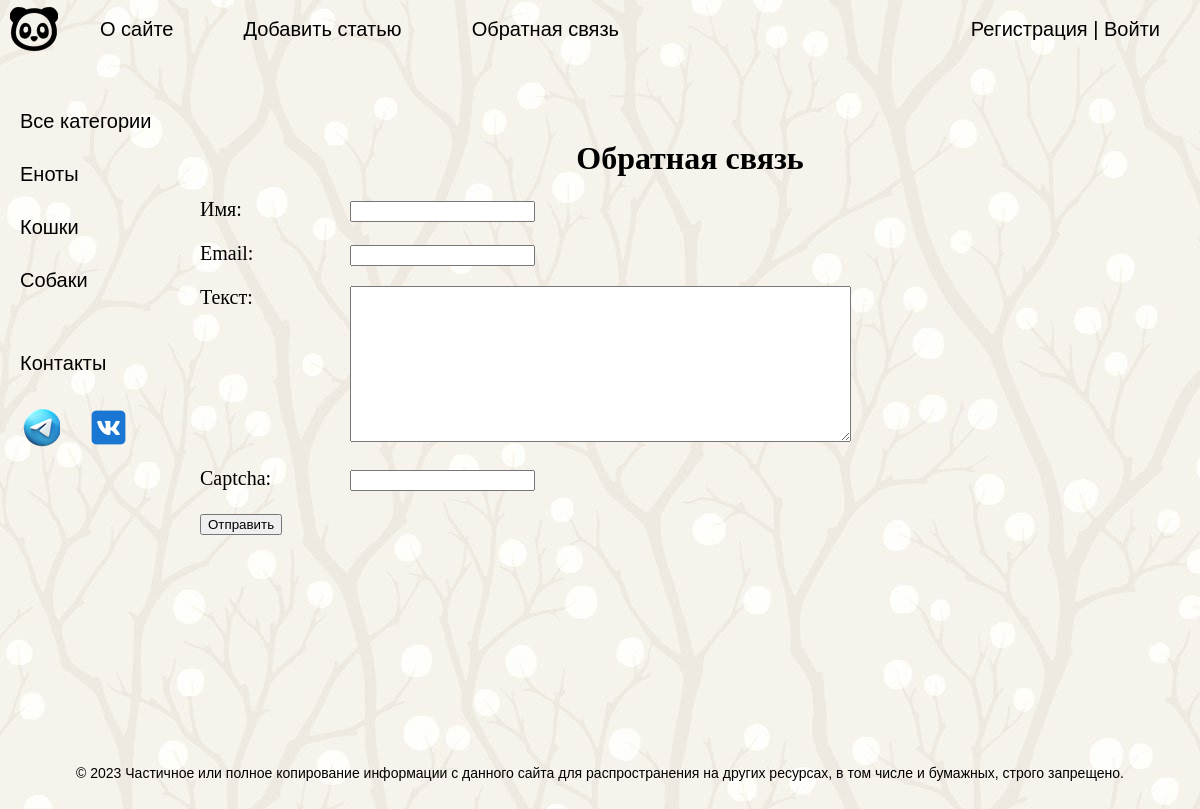
Page /contact/ on the committed database.
### animals/models.py (models this page shows, shortened)
class Category(models.Model):
    name = models.CharField(max_length=100, db_index=True, verbose_name='Категория')
    slug = models.SlugField(max_length=255, unique=True, db_index=True, verbose_name='URL')
    def get_absolute_url(self):
        return reverse('category', kwargs={'cat_slug': self.slug})
    class Meta:
        verbose_name = 'Категория'
        verbose_name_plural = 'Категории'
        ordering = ['id']

### animals/views.py (the view, shortened to what this page needs)
# urls.py: path('contact/', ContactFormView.as_view(), name='contact'),
class ContactFormView(DataMixin, FormView):
    form_class = ContactForm
    template_name = 'animals/contact.html'
    success_url = reverse_lazy('home')
    def get_context_data(self, *, object_list=None, **kwargs):
        context = super().get_context_data(**kwargs)
        c_def = self.get_user_context(title="Обратная связь")
        return dict(list(context.items()) + list(c_def.items()))

### animals/forms.py
class ContactForm(forms.Form):
    name = forms.CharField(label='Имя', max_length=255)
    email = forms.EmailField(label='Email')
    content = forms.CharField(widget=forms.Textarea(attrs={'cols': 60, 'rows': 10}), label='Текст')
    captcha = CaptchaField()

### animals/utils.py (called while the page is built)
    def get_user_context(self, **kwargs):
        context = kwargs
        cats = cache.get('cats')
        if not cats:
            cats = Category.objects.annotate(Count('animals'))
            cache.set('cats', cats, 60)
        context['menu'] = menu
        context['cats'] = cats
        return context

### animals/templates/animals/contact.html (shortened to what this page needs)
{% extends 'animals/base.html' %}
{% block content %}
<center><h1>{{title}}</h1></center>
<form method="post">
{% for f in form %}
<p><label class="form-label" for="{{ f.id_for_label }}">{{f.label}}: </label>{{ f }}</p>
{% endfor %}
    <button type="submit">Отправить</button>
</form>
<p>{% endblock %}

### animals/templates/animals/base.html (shortened to what this page needs)
{% load static %}
{% load animals_tags %}
<!DOCTYPE html>
<html>
<head>
	<link type="text/css" href="{% static 'animals/css/styles.css' %}" rel="stylesheet" />
</head>
<body>
<table class="table-page" border=0 cellpadding="0" cellspacing="0">
<tr><td valign=top>
{% block mainmenu %}
		<div class="d-flex flex-column flex-md-row align-items-center pb-3 mb-4 border-bottom">
			<ul id="mainmenu" class="mainmenu">
			<li class="logo"><a href="{% url 'home' %}"><div class="logo"></div></a></li>
{% for m in menu %}
			<li><a href="{% url m.url_name %}">{{m.title}}</a></li>
{% endfor %}
			{% if request.user.is_authenticated %}
			<li class="last"> {{user.username}} | <a href="{% url 'logout' %}">Выйти</a></li>
			{% else %}
			<li class="last"><a href="{% url 'register' %}">Регистрация</a> | <a href="{% url 'login' %}">Войти</a></li>
			{% endif %}
			</ul>
		</div>
{% endblock mainmenu %}
<table class="table-content" border=0 cellpadding="0" cellspacing="0">
<tr>
	<td valign="top" class="left-chapters">
	<ul id="leftchapters">
{% if cat_selected == 0 %}
		<li class="selected">Все категории</li>
{% else %}
		<li><a href="{% url 'сategory' %}">Все категории</a></li>
{% endif %}
{% for c in cats %}
{% if c.animals__count > 0 %}
		{% if c.pk == cat_selected %}
			<li class="selected">{{c.name}}</li>
		{% else %}
			<li><a href="{{ c.get_absolute_url }}">{{c.name}}</a></li>
		{% endif %}
{% endif %}
{% endfor %}
		<li class="share">
		<p>Контакты</p>
		<a class="tele" href="https://t.me/Doctor_O_o" target="_blank" rel="nofollow"></a>
		<a class="vk" href="https://vk.com/golyakin.vlad" target="_blank" rel="nofollow"></a>
		</li>
	</ul>
</td>
<td valign="top" class="content">
	<div class="content-text">
{% block content %}
{% endblock %}
	</div>
</td></tr></table>
</td></tr>
<tr><td valign=top>
	<div id="footer">
		<p align="center">&copy; 2023 Частичное или полное копирование информации с данного сайта для распространения на других ресурсах, в том числе и бумажных, строго запрещено.</p>
	</div>
</td></tr></table>
</body>
</html>

### animals/static/animals/css/styles.css (style rules this page uses)
html, body { font-family: 'Arial'; margin: 0; padding: 0; height: 100%; width: 100%; color: #444; background: #000 url(/static/animals/images/fon.jpg); background-attachment: fixed }
a { color: #0059b2; text-decoration: none; }
.table-page { width: 100%; height: 100%; vertical-align: top; }
.table-page tr { height: 100%; }
.logo { background: url('../images/logo.png') no-repeat 10px 5px; width: 70px; height: 60px; }
ul.mainmenu { list-style: none; margin: 0; padding: 0; height: 60px; color: black; font-size: 20px; overflow: hidden; }
ul.mainmenu li { float: left; margin: 18px 40px 0 30px; }
ul.mainmenu li.logo { margin: 0; }
ul.mainmenu li.last { float: right; }
ul.mainmenu li a { color: black; text-decoration: none; }
.table-content { width: 100%; min-height: 100%; height: 100%; }
.left-chapters { min-height: 100%; }
.left-chapters ul { width: 140px; min-height: 100%; margin: 0; padding: 20px 10px 10px 20px; list-style: none; font-size: 20px; }
.left-chapters ul li { margin: 30px 0 0 0; color: black; }
.left-chapters ul li a { color: black; text-decoration: none; }
.left-chapters ul li.share { margin: 60px 0 0 0; }
.left-chapters ul li.share p { margin: 30px 0 30px 0; }
.left-chapters ul li.share a { display: inline-block; width: 40px; height: 40px; margin: 0 20px 0 0; }
.left-chapters ul li.share a.tele { height: 45px; background: url('../images/tele.png') no-repeat 0 0 }
.left-chapters ul li.share a.vk { height: 45px; background: url('../images/vk.png') no-repeat 0 0 }
.content { padding: 20px 20px 20px 0px; width: 100%; box-sizing: border-box; }
.content-text { margin: 60px 0 0 30px; color: #000; font-size: 20px; font-family: Yandex Sans Display Light; }
.content-text h1 { font-size: 32px; }
#footer { box-sizing: border-box; padding: 5px; color: black; font-size: 14px; font-family: Verdana, Geneva, Arial, Helvetica; text-align: left; overflow: hidden; }
.form-label { display: inline-block; min-width: 150px; vertical-align: top; }

### rows in the picture
Category: name "Еноты"
Category: name "Кошки"
Category: name "Собаки"

### other values in the picture
{{ m.title }} "О сайте" "Добавить статью" "Обратная связь"
{{ title }} "Обратная связь"
{{ f.label }} "Имя" "Email" "Текст" "Captcha"
